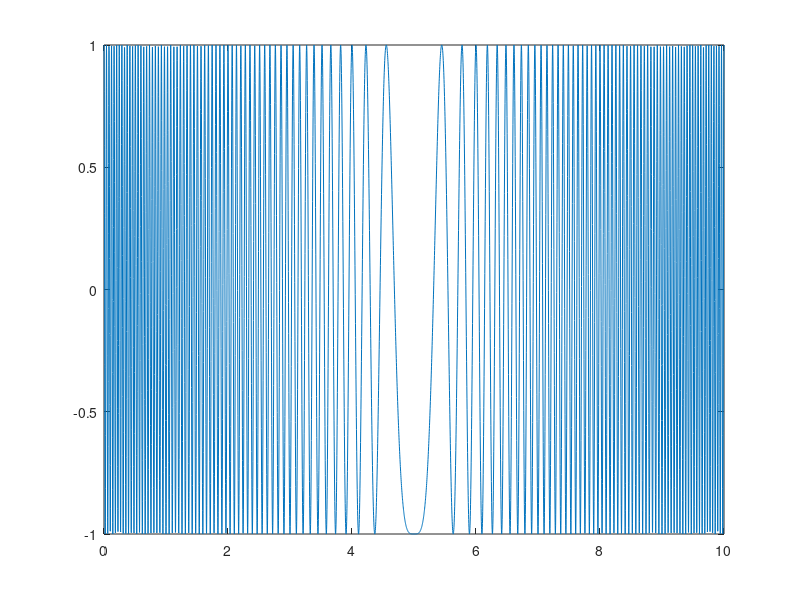

Write the MATLAB code that produced this figure. (Note: this script raises an error after producing the figure.)
clear;close all;clc

% design parameters
Tp = 10; W = 50; taup = 1;
fs = max(100, 10*W); %set the sampling rate
t = (0:1/fs:Tp)'; % time sampling for the replica

% generate the LFM-pulse complex envelope
s = exp(1i*2*pi*(-t*W/2+(W/(2*Tp)*t.^2)));
figure(1)
plot(t, s)

figure(2)
pspectrum(s, fs, 'spectrogram')
s = s/sqrt(s'*s); % scale the replica so it is a unit length;

% place the replica in the middle of a data sample
x = [zeros(round(fs*taup*1.5),1); s; zeros(round(fs*taup*1.5),1)];

% matched filter the data
y = filter(conj(s(end:-1:1)), 1, x);

figure(3); stem(y)
% remove samples until replica fully overlaps data
y = y(length(s):end);
tau =  (0:length(y)-1)/fs; % delay for each filter output sample
figure(4)
plot(tau, abs(y)); % plot the envelope

figure(5)
plot_freq_spectrum(y, fs, 1, 0, 0, 0, 1)



%%
clear;close all;clc
fs = 160e3;
Np = 1e3;
f0 = 50e3;
Tp = 1/f0;
Ts = Np * Tp;
t =  0:1/fs:Ts-1/fs;

y = chirp(t, -fs, t(end), fs);
figure(1)
plot(t,y)
figure(2)
pspectrum(y, fs, 'spectrogram')


%%
clear; clc; close all;
x = rand(1e2, 1);
y = [rand(1e3, 1);x;rand(1e5,1)];

Y = fft(y);
X = zeros(length(Y), 1);
X(1:length(x)) = fft(x);

Z = Y .* conj(X);
z = real(ifft(Z));
% stem(z)

[s, lags] = xcorr(y, x);

stem(lags, s)



clear;close all;clc;
nSamp = 1024;
Fs = 1024e3;
SNR = 40;
rng default;

t = (0:nSamp - 1)'/Fs;

x = sin(2*pi*t*100.123e3);
x = x + randn(size(x))*std(x)/db2mag(SNR);

[pxx, f] = periodogram(x, kaiser(nSamp, 38), [], Fs);

figure
plot(f, pxx)
figure
powerbw(pxx, f)


%%
clear;close all; clc;

a = 1;
fwind = @hamming;
N = 100;
fc = .25;
b = LowPassFIRFilter(fwind, fc, N);

x = rand(1e3,1);
figure(1)
plot_freq_spectrum(x, 1, 0, 0, 1, 0,1)
y  =  filter(b,a,x);
figure(2)
plot_freq_spectrum(y, 1, 0, 0, 1, 0,1)










